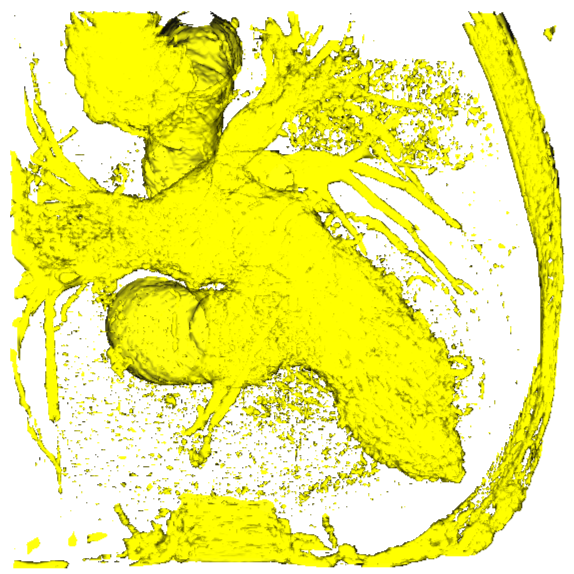

Generate this figure with Python:
import vtk
import nibabel as nib
from vtkmodules.util import numpy_support
import numpy as np

reduceSegment = True

### surface render
## 1: Source / Reader
## load files (e.g., .nii.gz) and convert them into vtk data structures
## file -> numpy array -> vtkImageData
file_path = "image_lr.nii.gz"
img = nib.load(file_path)
img_data = img.get_fdata()
dims = img.shape
# pixdim[1], pixdim[2], pixdim[3] represents the physical spacing in x, y, z
spacing = img.header["pixdim"][1: 4]

# manual realization for mean filter    
# def d3meanFilter(data):
#     dim = data.shape
#     padded = np.pad(array=data, pad_width=1, mode="constant", constant_values=0)
#     res = np.zeros_like(data)
#     for dx in range(3):
#         for dy in range(3):
#             for dz in range(3):
#                 res += padded[dx: dx+dim[0], dy: dy+dim[1], dz: dz+dim[2]]
#     return res / 27.0
# img_data = d3meanFilter(img_data)

# create vtk image container
vtk_image = vtk.vtkImageData()
vtk_image.SetDimensions(dims[0], dims[1], dims[2])
vtk_image.SetSpacing(spacing[0], spacing[1], spacing[2])

# transfer (x, y, z) into (z, y, x) because the last index (x) changes the fastest
vtk_array = numpy_support.numpy_to_vtk(img_data.transpose(2, 1, 0).flatten(), deep=True)
# load data into spatial scalar field
vtk_image.GetPointData().SetScalars(vtk_array)

if reduceSegment:
    # use VTK native 3D Gaussian smoothing (High performance)
    filter = vtk.vtkImageGaussianSmooth()
    filter.SetInputData(vtk_image)
    # set standard deviation for smoothing (about 6\sigma \times 6\sigma pixels)
    filter.SetStandardDeviations(0.8, 0.8, 0.8)
    filter.Update()

## 2. Filter: turn volume data into surface
## apply geometric algorithms to extract or modify data
## vtkImageData -> vtkPolyData
if reduceSegment:
    extractor = vtk.vtkMarchingCubes()
    extractor.SetInputConnection(filter.GetOutputPort())
else:
    extractor = vtk.vtkMarchingCubes()
    extractor.SetInputData(vtk_image)
extractor.SetValue(0, 150)

# create triangle strips
stripper = vtk.vtkStripper()
stripper.SetInputConnection(extractor.GetOutputPort())

## 3. Mapper
## map geometry into graphics that the rendering engine can understand
mapper = vtk.vtkPolyDataMapper()
mapper.SetInputConnection(stripper.GetOutputPort())
mapper.ScalarVisibilityOff()

## 4. Actor
## represent an object in the rendering scene with visual properties
actor = vtk.vtkActor()
actor.SetMapper(mapper)
# yellow foreground
actor.GetProperty().SetColor(1, 1, 0)
actor.GetProperty().SetOpacity(0.95)
# mirror reflection intensity
actor.GetProperty().SetSpecular(1.0)

## 5. Renderer
## manage the virtual scene including all actors
renderer = vtk.vtkRenderer()
renderer.AddActor(actor)
# white background
renderer.SetBackground(1, 1, 1)

## 6. Render Window
## provide a window on the operating system 
render_window = vtk.vtkRenderWindow()
render_window.AddRenderer(renderer)
render_window.SetSize(800, 800)

## 7. Interactor
## enable user interaction
interactor = vtk.vtkRenderWindowInteractor()
interactor.SetRenderWindow(render_window)

## final pipeline
# execute the pipeline to render the first frame
render_window.Render()

# save: window to image
# render: actor + renderer -> RenderWindow
# capture: RenderWindow -> vtkWindowToImageFilter
# output: vtkWindowToImageFilter -> vtkPNGWriter
w2i = vtk.vtkWindowToImageFilter()
w2i.SetInput(render_window) 
w2i.Update()

img_writer = vtk.vtkPNGWriter()
if reduceSegment:
    img_writer.SetFileName("reducedSurfaceRender.png")
else:
    img_writer.SetFileName("surfaceRender.png")
img_writer.SetInputConnection(w2i.GetOutputPort())
img_writer.Write()

# interacte
interactor.Initialize()
interactor.Start()
